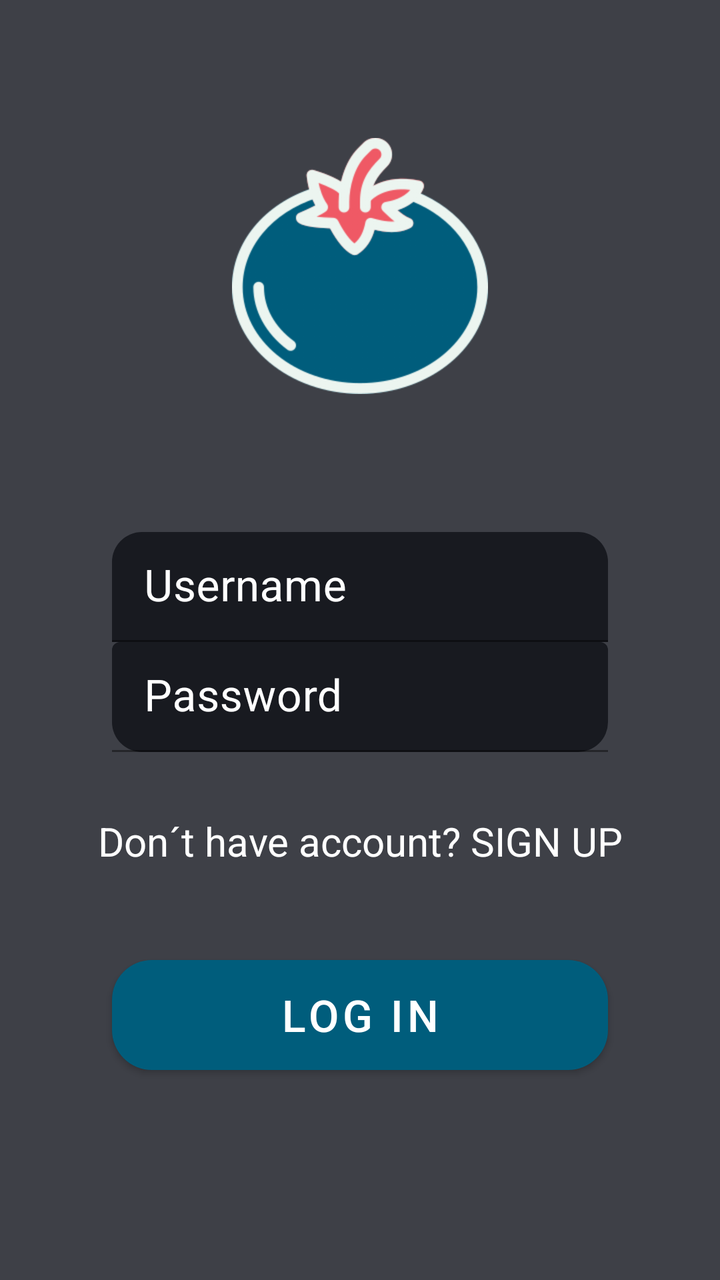
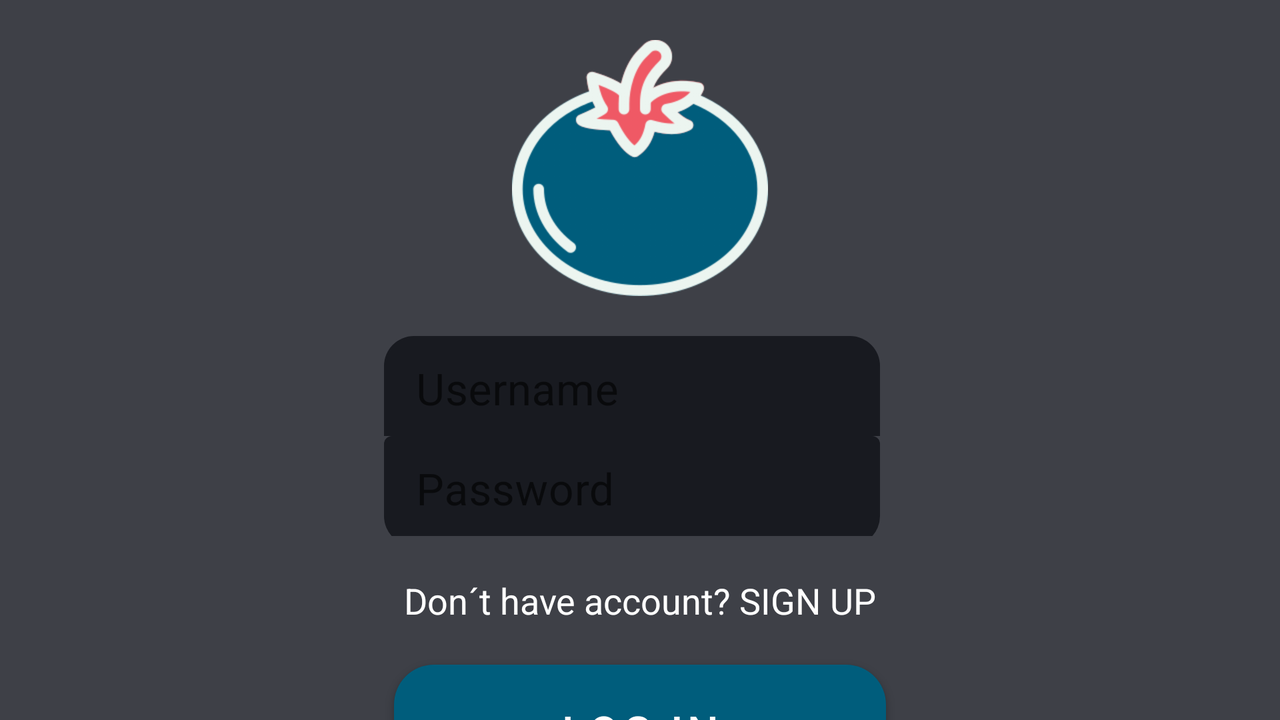

First picture: res/layout/ on a phone held upright. Second picture: the repository's own variant of that layout, on a device whose configuration matches the variant's folder. Source for both follows.
<!-- AndroidManifest.xml: application theme Theme.HealthUp -->
<!-- res/layout/activity_login.xml -->
<?xml version="1.0" encoding="utf-8"?>
<layout xmlns:android="http://schemas.android.com/apk/res/android"
    xmlns:app="http://schemas.android.com/apk/res-auto"
    xmlns:tools="http://schemas.android.com/tools">

    <androidx.constraintlayout.widget.ConstraintLayout
        android:layout_width="match_parent"
        android:layout_height="match_parent"
        android:background="@color/gray_light"
        tools:context=".activities.LoginActivity">

        <ImageView
            android:id="@+id/iv_logo"
            android:layout_width="128dp"
            android:layout_height="128dp"
            android:layout_alignParentTop="true"
            android:layout_marginTop="69dp"
            android:contentDescription="@string/logo"
            android:src="@drawable/logo"
            app:layout_constraintEnd_toEndOf="parent"
            app:layout_constraintStart_toStartOf="parent"
            app:layout_constraintTop_toTopOf="parent" />

        <com.google.android.material.textfield.TextInputLayout
            android:id="@+id/til_username"
            style="@style/login_containers"
            android:layout_width="248dp"
            android:layout_height="55dp"
            android:layout_marginTop="69dp"
            android:textColorHint="@color/white_light2"
            app:boxCornerRadiusTopEnd="15dp"
            app:boxCornerRadiusTopStart="15dp"
            app:layout_constraintEnd_toEndOf="@id/guideline2"
            app:layout_constraintStart_toStartOf="@id/guideline1"
            app:layout_constraintTop_toBottomOf="@id/iv_logo">

            <EditText
                android:id="@+id/et_username"
                style="@style/login_et"
                android:autofillHints=""
                android:background="@null"
                android:hint="@string/username"
                android:inputType="text" />

        </com.google.android.material.textfield.TextInputLayout>

        <com.google.android.material.textfield.TextInputLayout
            android:id="@+id/til_password"
            style="@style/login_containers"
            android:layout_width="248dp"
            android:layout_height="55dp"
            android:textColorHint="@color/white_light2"
            app:boxCornerRadiusBottomEnd="15dp"
            app:boxCornerRadiusBottomStart="15dp"
            app:layout_constraintEnd_toEndOf="@id/guideline2"
            app:layout_constraintStart_toStartOf="@id/guideline1"
            app:layout_constraintTop_toBottomOf="@id/til_username">

            <EditText
                android:id="@+id/et_password"
                style="@style/login_et"
                android:layout_width="match_parent"
                android:layout_height="match_parent"
                android:autofillHints=""
                android:background="@null"
                android:hint="@string/password"
                android:inputType="textPassword"></EditText>

        </com.google.android.material.textfield.TextInputLayout>

        <TextView
            android:id="@+id/tv_signup"
            android:layout_width="wrap_content"
            android:layout_height="wrap_content"
            android:layout_marginTop="5dp"
            android:layout_marginBottom="15dp"
            android:gravity="center"
            android:text="@string/sign_up_question"
            android:textColor="@color/white"
            android:textSize="20sp"
            app:layout_constraintBottom_toTopOf="@+id/btn_login"
            app:layout_constraintEnd_toEndOf="@+id/guideline2"
            app:layout_constraintStart_toStartOf="@+id/guideline1"
            app:layout_constraintTop_toBottomOf="@+id/til_password" />

        <Button
            android:id="@+id/btn_login"
            style="@style/login_containers"
            android:layout_marginTop="5dp"
            android:layout_marginBottom="79dp"
            android:background="@drawable/main_btn"
            android:text="@string/login"
            app:layout_constraintBottom_toBottomOf="parent"
            app:layout_constraintEnd_toEndOf="@+id/guideline2"
            app:layout_constraintStart_toStartOf="@+id/guideline1"
            app:layout_constraintTop_toBottomOf="@+id/tv_signup" />

        <androidx.constraintlayout.widget.Guideline
            android:id="@+id/guideline1"
            android:layout_width="wrap_content"
            android:layout_height="wrap_content"
            android:orientation="vertical"
            app:layout_constraintGuide_percent="0.151" />

        <androidx.constraintlayout.widget.Guideline
            android:id="@+id/guideline2"
            android:layout_width="wrap_content"
            android:layout_height="wrap_content"
            android:orientation="vertical"
            app:layout_constraintGuide_percent="0.849" />

    </androidx.constraintlayout.widget.ConstraintLayout>
</layout>
<!-- resources referenced by this layout -->
<resources>
  <color name="gray_light">#3E4047</color>
  <color name="white">#FFFFFFFF</color>
  <!-- drawable logo: png bitmap (drawable, 29631 bytes) -->
  <!-- drawable main_btn (drawable) -->
  <?xml version="1.0" encoding="utf-8"?>
  <shape xmlns:android="http://schemas.android.com/apk/res/android">
      <corners android:radius="20dp" />
      <solid android:color="@color/primary" />
  </shape>
  <string name="login">LOG IN</string>
  <string name="logo">Logo Image</string>
  <string name="password">Password</string>
  <string name="sign_up_question">Don´t have account? SIGN UP</string>
  <string name="username">Username</string>
  <style name="login_containers">
          <item name="android:layout_width">@dimen/button_main_width</item>
          <item name="android:layout_height">@dimen/button_main_height</item>
          <item name="android:textSize">22sp</item>
      </style>
  <style name="login_et">
          <item name="android:layout_width">@dimen/button_main_width</item>
          <item name="android:layout_height">@dimen/button_main_height</item>
          <item name="android:backgroundTint">@color/gray</item>
          <item name="android:textSize">22sp</item>
          <item name="android:textColor">@color/white</item>
          <item name="android:textColorHint">@color/white</item>
      </style>
  <style name="Theme.HealthUp" parent="Theme.MaterialComponents.DayNight.DarkActionBar">
          
          <item name="colorPrimary">@color/blue</item>
          <item name="colorPrimaryVariant">@color/blue_dark</item>
          <item name="colorOnPrimary">@color/white</item>
          <item name="android:textColorHint">@color/white</item>
          
          <item name="colorSecondary">@color/accentRed</item>
          <item name="colorSecondaryVariant">@color/accentRed</item>
          <item name="colorOnSecondary">@color/black</item>
          
          <item name="android:statusBarColor">?attr/colorPrimaryVariant</item>
          
      </style>
  <color name="primary">#005D7C</color>
  <dimen name="button_main_width">248dp</dimen>
  <dimen name="button_main_height">55dp</dimen>
  <color name="gray">#181A20</color>
  <color name="blue">#005D7C</color>
  <color name="blue_dark">#01232E</color>
  <color name="accentRed">#EF5965</color>
  <color name="black">#FF000000</color>
</resources>
<!-- res/layout-land/activity_login.xml (the repository's variant of the layout above) -->
<!-- drawn on the phone turned sideways -->
<?xml version="1.0" encoding="utf-8"?>
<layout xmlns:android="http://schemas.android.com/apk/res/android"
    xmlns:app="http://schemas.android.com/apk/res-auto"
    xmlns:tools="http://schemas.android.com/tools">

    <androidx.constraintlayout.widget.ConstraintLayout
        android:layout_width="match_parent"
        android:layout_height="match_parent"
        android:background="@color/gray_light"
        tools:context=".activities.LoginActivity">

        <ImageView
            android:id="@+id/iv_logo"
            android:layout_width="128dp"
            android:layout_height="128dp"
            android:layout_alignParentTop="true"
            android:layout_marginTop="20dp"
            android:contentDescription="@string/logo"
            android:src="@drawable/logo"
            app:layout_constraintEnd_toEndOf="parent"
            app:layout_constraintStart_toStartOf="parent"
            app:layout_constraintTop_toTopOf="parent" />

        <com.google.android.material.textfield.TextInputLayout
            android:id="@+id/til_username"
            style="@style/LoginButtonsLanded"
            android:layout_marginTop="20dp"
            app:boxCornerRadiusTopEnd="15dp"
            app:boxCornerRadiusTopStart="15dp"
            app:layout_constraintEnd_toEndOf="@id/guideline2"
            app:layout_constraintStart_toStartOf="@id/guideline1"
            app:layout_constraintTop_toBottomOf="@id/iv_logo">

            <EditText
                android:id="@+id/et_username"
                style="@style/login_et"
                android:hint="@string/username"
                android:inputType="text" />

        </com.google.android.material.textfield.TextInputLayout>

        <com.google.android.material.textfield.TextInputLayout
            android:id="@+id/til_password"
            style="@style/LoginButtonsLanded"
            app:boxCornerRadiusBottomEnd="15dp"
            app:boxCornerRadiusBottomStart="15dp"
            app:layout_constraintEnd_toEndOf="@id/guideline2"
            app:layout_constraintStart_toStartOf="@id/guideline1"
            app:layout_constraintTop_toBottomOf="@id/til_username">

            <EditText
                android:id="@+id/et_password"
                style="@style/login_et"
                android:hint="@string/password"
                android:inputType="textPassword">

            </EditText>

        </com.google.android.material.textfield.TextInputLayout>

        <TextView
            android:id="@+id/tv_signup"
            android:layout_width="0dp"
            android:layout_height="wrap_content"
            android:layout_marginTop="20dp"
            android:gravity="center"
            android:text="@string/sign_up_question"
            android:textColor="@color/white"
            android:textSize="18sp"
            app:layout_constraintEnd_toEndOf="@+id/guideline2"
            app:layout_constraintStart_toStartOf="@+id/guideline1"
            app:layout_constraintTop_toBottomOf="@+id/til_password" />

        <Button
            android:id="@+id/btn_login"
            android:layout_width="246dp"
            android:layout_height="66dp"
            android:layout_marginTop="20dp"
            android:background="@drawable/main_btn"
            android:text="@string/login"
            android:textSize="22sp"
            app:layout_constraintEnd_toEndOf="@+id/guideline2"
            app:layout_constraintStart_toStartOf="@+id/guideline1"
            app:layout_constraintTop_toBottomOf="@+id/tv_signup" />

        <androidx.constraintlayout.widget.Guideline
            android:id="@+id/guideline1"
            android:layout_width="wrap_content"
            android:layout_height="wrap_content"
            android:orientation="vertical"
            app:layout_constraintGuide_percent="0.3" />

        <androidx.constraintlayout.widget.Guideline
            android:id="@+id/guideline2"
            android:layout_width="wrap_content"
            android:layout_height="wrap_content"
            android:orientation="vertical"
            app:layout_constraintGuide_percent="0.7" />

    </androidx.constraintlayout.widget.ConstraintLayout>
</layout>
<!-- resources referenced by the variant -->
<!-- as the phone turned sideways resolves them -->
<resources>
  <color name="gray_light">#3E4047</color>
  <color name="white">#FFFFFFFF</color>
  <!-- drawable logo: png bitmap (drawable, 29631 bytes) -->
  <!-- drawable main_btn (drawable) -->
  <?xml version="1.0" encoding="utf-8"?>
  <shape xmlns:android="http://schemas.android.com/apk/res/android">
      <corners android:radius="20dp" />
      <solid android:color="@color/primary" />
  </shape>
  <string name="login">LOG IN</string>
  <string name="logo">Logo Image</string>
  <string name="password">Password</string>
  <string name="sign_up_question">Don´t have account? SIGN UP</string>
  <string name="username">Username</string>
  <style name="LoginButtonsLanded">
          <item name="android:layout_width">0dp</item>
          <item name="android:layout_height">50dp</item>
      </style>
  <style name="login_et">
          <item name="android:layout_width">@dimen/button_main_width</item>
          <item name="android:layout_height">@dimen/button_main_height</item>
          <item name="android:backgroundTint">@color/gray</item>
          <item name="android:textSize">22sp</item>
          <item name="android:textColor">@color/white</item>
          <item name="android:textColorHint">@color/white</item>
      </style>
  <style name="Theme.HealthUp" parent="Theme.MaterialComponents.DayNight.DarkActionBar">
          
          <item name="colorPrimary">@color/blue</item>
          <item name="colorPrimaryVariant">@color/blue_dark</item>
          <item name="colorOnPrimary">@color/white</item>
          <item name="android:textColorHint">@color/white</item>
          
          <item name="colorSecondary">@color/accentRed</item>
          <item name="colorSecondaryVariant">@color/accentRed</item>
          <item name="colorOnSecondary">@color/black</item>
          
          <item name="android:statusBarColor">?attr/colorPrimaryVariant</item>
          
      </style>
  <color name="primary">#005D7C</color>
  <dimen name="button_main_width">248dp</dimen>
  <dimen name="button_main_height">55dp</dimen>
  <color name="gray">#181A20</color>
  <color name="blue">#005D7C</color>
  <color name="blue_dark">#01232E</color>
  <color name="accentRed">#EF5965</color>
  <color name="black">#FF000000</color>
</resources>
